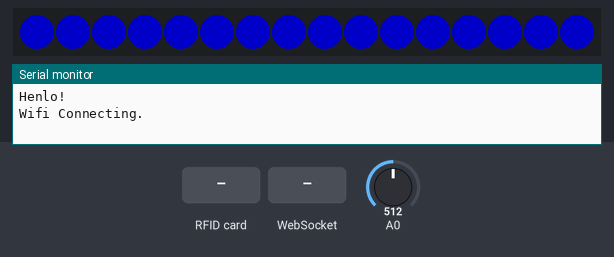
Bench run of a sketch on a simulated ESP8266 (NodeMCU). On the bench: 16 RGB LEDs in strip order, left to right, the last lines printed to the serial monitor. Inputs (shaded band) come from the test bench; at power-on: A0 = 512. Dim RGB values are drawn brighter than linear; WiFi joins after 1.5 s; servers stay silent unless stated; storage starts empty.

Above: at 0.1 s.
At 1.6 s:
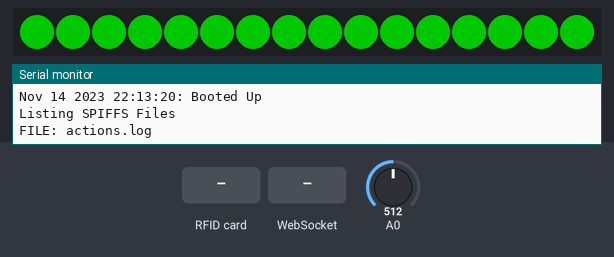
At 2.59 s:
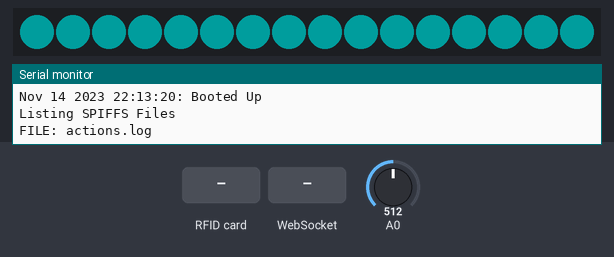

The sketch:

knobelizer.ino
```cpp
/*
 * IFL Zone +1 Token Registration Code
 * Send the token ID from an NFC or RFID card up to an api endpoint.
 *
 * @contributors: Jordan Layman, David Van Brink, John Szymanski, Geoff Gnau, Tané Tachyon, Corey Brown
 */

#include <Wire.h>
#include <SPI.h>
#include <Adafruit_PN532.h>
#include <ArduinoOTA.h>

#include <FastLED.h>

// Onboard Libs
#include <ESPAsyncWebServer.h>
#include <asyncHTTPrequest.h>
#include <WebSocketsClient.h>

#ifdef ESP32
#include <WiFiMulti.h>
#include <ESPmDNS.h>
#include <SPIFFS.h>
#else
#include <ESP8266WiFiMulti.h>
#include <ESP8266mDNS.h>
#include <FS.h>

#endif

// Setup Config.h by duplicating config-sample.h.
#include "config.h"

// Time
long now = 0;

//  NFC
Adafruit_PN532 nfcs[READER_COUNT] = {
  Adafruit_PN532(PN532_SS1)
  // Adafruit_PN532(PN532_SCK, PN532_MISO, PN532_MOSI, PN532_SS2),
  // Adafruit_PN532(PN532_SCK, PN532_MISO, PN532_MOSI, PN532_SS3),
  // Adafruit_PN532(PN532_SCK, PN532_MISO, PN532_MOSI, PN532_SS4),
};

typedef uint32_t nfcid_t; // We treat the NFCs as 4 byte values throughout, for easiest.
long lastRead, successTime = 0;
uint16_t cardreaderPeriod = 500; // ms
uint16_t successPeriod = 3000; 	// ms

enum readerState {RQ_STANDBY,RQ_PENDING,RQ_SUCCESS,RQ_FAILED};
uint8_t state = RQ_STANDBY;

// LED
// Adafruit_NeoPixel strip = Adafruit_NeoPixel(NUM_LEDS, LEDPIN, NEO_GRB + NEO_KHZ800);
CRGB leds[NUM_LEDS];

int step = 0 ;
long lastBlink = 0;
const uint16_t ledPeriod = 40; // ms 24fps
uint32_t tokenColors[] = { 0x00FF00, 0xFFFF00, 0xFF0000, 0x0000FF, 0xFF00FF, 0xFFFFFF,  }; // Should be G Y R B (& secret purple)

// uint8_t tokenCount = 0;
// uint8_t tokenSelection[READER_COUNT];
// uint32_t tokensAchieved[READER_COUNT];

long holdTimes[READER_COUNT];
long holdStartTimes[READER_COUNT];

// nfcid_t tokensAchieved
nfcid_t lastIDs[READER_COUNT];
nfcid_t tokenIDs[READER_COUNT];

enum mapping
{
	SOCKETSTART1 = 0,
	SOCKETEND1 = 0,
	SOCKETSTART2 = 1,
	SOCKETEND2 = 1,
	SOCKETSTART3 = 2,
	SOCKETEND3 = 2,
	SOCKETSTART4 = 3,
	SOCKETEND4 = 3,
	METERSTART1 = 4,
	METEREND1 = 7,
	METERSTART2 = 8,
	METEREND2 = 11
};

// Communications
WiFiMulti wifiMulti;
asyncHTTPrequest apiClient;
AsyncWebServer server(80);
WebSocketsClient webSocket;
uint8_t socketState;

// DICKKNOBS
#define KNOB_COUNT 4

long lastknob;
uint16_t knobperiod = 80;
uint8_t knobsend = 0;

// connect to 3.3v
int knob1 = 32; // ANIMALS
int knob2 = 33; // FOODS
int knob3 = 34; // ELEMENTS
int knob4 = 35; // CHARACTER

// connect to 3.3v not 5v
uint8_t knobpins[KNOB_COUNT] = {32,33,34,35};

String knobPackage;
int knobvals[KNOB_COUNT];
int lastvalues[KNOB_COUNT];

String dicks[] {"Bouquet","Bundle","Bag","Bin","Box","Bail","Bushell","Bounty","Buttload"};

void setup() {

	Serial.begin(115200);
	Serial.println("Henlo!");

	// LED Launch.
	FastLED.addLeds<NEOPIXEL, LEDPIN>(leds, NUM_LEDS);  // GRB ordering is assumed
  	FastLED.setBrightness(BRIGHTNESS);

	showAll(0xFF0000);

	//setupNFC();

	setupKnobs();

	showAll(0x0000FF);

	setupWiFi();

	showAll(0x00FF00);

	setupServer();

	setupClient();

	logAction("Booted Up");

	// printLog();
	listFiles();

}

void loop() {

	// Get time.
	now = millis();

	// DICK KNOBBIN'
	if (now > knobperiod + lastknob) {

      if (socketState) {

			for(int i=0; i<KNOB_COUNT; i++){

				int read = analogRead(knobpins[i]);
				knobvals[i] = map(read, 0, 4096, 0, 15);

				uint8_t hist = 2;

				// if (knobvals[i] > lastvalues[i]+hist || knobvals[i] < lastvalues[i]-hist) {
				if (knobvals[i] != lastvalues[i]) {

	            // String output = time+" - "+dicks[selector]+" of Dicks (ps:Send Nudes)";
	            // String val = (String)knobvals[i];
	            // Serial.printf("K%d: %s\n\r",i,val);

	            lastvalues[i] = knobvals[i];
	            knobsend = 1;
				}


	        	if (knobsend) {
	        		knobPackage = "K,";
	        		knobPackage.concat(i);
	        		knobPackage.concat(",");
	        		knobPackage.concat((String)knobvals[i]);

	        		Serial.println(knobPackage);
	        		if (socketActive) webSocket.sendTXT(knobPackage);
					knobsend = 0;
	        	}

        	}

     	}
      lastknob = now;
   }
   if (socketActive) webSocket.loop();

	// +-------------------------
	// | Poll the NFC
	static nfcid_t lastID = -1;
	static nfcid_t tokenID = -1;
	// static long holdStartTime,holdTime;

	if (now >= lastRead + cardreaderPeriod) { // Time for next card poll.

		for (int i = 0; i < READER_COUNT; i++) {

			tokenIDs[i] = pollNfc(i);

	 		if (tokenIDs[i] != lastIDs[i]) { // Detect change in card.

	 			if (tokenIDs[i] != 0){ // Card found.
					logAction("Reader "+(String)i+" detected tokenID: " + (String)tokenIDs[i]);

					// Reader state becomes active.
					holdStartTimes[i] = now;
					Serial.printf("R%d - Hold start time: %d\n",i, holdStartTimes[i]);

					// Do initial hold action.
					// Send Dicks

					socketState = 1;
					webSocket.sendTXT("S,1");
					Serial.println("S,1");

					String colorpackage = "C,";
					colorpackage.concat(getTokenColor(tokenIDs[i]));
					webSocket.sendTXT(colorpackage);
					Serial.println(colorpackage);

					// state = RQ_PENDING;

				} else { // Card was removed.
					Serial.printf("R%d - Card Removed.\n",i);

					String package = "S,0";
					webSocket.sendTXT(package);
					Serial.println(package);
					socketState = 0;

					sendSpiritsToMainFrame(lastIDs[i]);

					// Reader state becomes inactive.
					holdTimes[i] = 0;
				}
				lastIDs[i] = tokenIDs[i];
			} else {

				if (tokenIDs[i] != 0) {

					// Increase hold timer.
					holdTimes[i] = now - holdStartTimes[i];

					// Do longer hold actions.
					if (holdTimes[i] > 5000) {
					    // Serial.println("Held for "+holdTime);
					}
				}
			}
		}
		lastRead = now;
	}

	// if (state == RQ_SUCCESS && now >= successTime + successPeriod) {
		// state == RQ_STANDBY;
	// }

	// if (state >= RQ_SUCCESS && holdTimes) {
		// continue success notice...
	// }
	else if (state >= RQ_SUCCESS && now >= successTime + successPeriod) {
		state = RQ_STANDBY;
	}

	// +-------------------------
	// | Do LEDs.
	if (now >= lastBlink + ledPeriod) {

		// Clear pixels.
		for(int i=0; i<NUM_LEDS; i++){
			leds[i] = 0;
		}

		// Default color.
		uint32_t c = 0x00FFFF;

		if (state == RQ_FAILED) {
			c = 0xFF0000;
			if (step % 10) {
				c = 0;
			}
		}

		for(int i=0; i<READER_COUNT; i++){
			if (holdTimes[i]) {
				c = tokenColors[getTokenColor(tokenIDs[i])];
			}

		}

		if (state == RQ_SUCCESS) {
			c = 0xFFFFFF;
			if (step % 10) {
				c = 0;
			}

		}

		uint8_t colormin = 10;
		uint8_t colormax = 100-colormin;

		// Color wave
		uint8_t a = step % colormax;
		if (a > colormax/2) a = colormax - a;

		for(int i=0; i<NUM_LEDS; i++){
			leds[i] = alpha(c,colormin+a);
		}

		// Let the magic happen.
		FastLED.show();

		// Update step.
		step++;

		// Update timer.
		lastBlink = now;
	}
}

void webSocketEvent(WStype_t type, uint8_t * payload, size_t lenght) {

    switch(type) {
        case WStype_DISCONNECTED:
            USE_SERIAL.printf("[WSc] Disconnected!\n");
            break;
        case WStype_CONNECTED:
            {
                USE_SERIAL.printf("[WSc] Connected to url: %s\n",  payload);

			    // send message to server when Connected
				// webSocket.sendTXT("Connected");
            }
            break;
        case WStype_TEXT:
            USE_SERIAL.printf("[WSc] get text: %s\n", payload);

			// send message to server
			// webSocket.sendTXT("message here");
            break;
        case WStype_BIN:
            USE_SERIAL.printf("[WSc] get binary lenght: %u\n", lenght);
            // hexdump(payload, lenght);

            // send data to server
            // webSocket.sendBIN(payload, lenght);
            break;
    }

}

void setupKnobs() {
	for(int i=0; i<KNOB_COUNT; i++){
		lastvalues[i] = 0;
		knobvals[i] = 0;
	}
}

// we think idcode is always even...
// this is mostly because we read the little-endian id as if it were
// big-endian and are getting kinda lucky. But this /2 mod5 thing works so ok for now. dvb 2019.
uint8_t getTokenColor(nfcid_t uid)
{
	uid /= 2;
	int flavor = uid % 5;
	return flavor;
}

// Helpers to extract RGB from 32bit color.
uint8_t extractRed(uint32_t c) { return (( c >> 16 ) & 0xFF); }
uint8_t extractGreen(uint32_t c) { return ( (c >> 8) & 0xFF ); }
uint8_t extractBlue(uint32_t c) { return ( c & 0xFF ); }

uint32_t rgba(byte r, byte g, byte b, int a) {

  int rr = (r*a)/100;
  int gg = (g*a)/100;
  int bb = (b*a)/100;

  uint32_t hex = (rr << 16L) | (gg << 8L) | bb;

  return hex;
}

uint32_t alpha(uint32_t c, int a) {

  uint8_t r = extractRed(c);
  uint8_t g = extractGreen(c);
  uint8_t b = extractBlue(c);

  return rgba(r,g,b,a);
}

// https://github.com/boblemaire/asyncHTTPrequest
// https://stackoverflow.com/questions/54820798/how-to-receive-json-response-from-rest-api-using-esp8266-arduino-framework
void onClientStateChange(void * arguments, asyncHTTPrequest * aReq, int readyState) {

  switch (readyState) {
    case 0: // readyStateUnsent: Client created, open not yet called.
      break;

    case 1: // readyStateOpened: open() has been called, connected
      break;

    case 2: // readyStateHdrsRecvd: send() called, response headers available
      break;

    case 3:	// readyStateLoading: receiving, partial data available
      break;

    case 4: // readyStateDone: Request complete, all data available.

    	// Log Response.
    	/// We might want to store the response and check syncronously so log doesn't get chunked.
    	String rcode = (String)aReq->responseHTTPcode();
    	logAction(rcode+" "+aReq->responseText());

    	// request case here.
    	if (aReq->responseHTTPcode() == 200) {
    		state = RQ_SUCCESS;
    		successTime = now;
    	} else {
    		state = RQ_FAILED;
    		successTime = now;
    	}

    	/// This should probably be json so we can confirm respones types.

      break;
  }
}

String getKnobString() {

	String knobPackage;

	for(int i=0; i<KNOB_COUNT; i++){
		// knobPackage.concat(i);
		int select = map(knobvals[i],0,15,1,5);
		knobPackage.concat((String)select);
		knobPackage.concat(",");
	}

	return knobPackage;
}

void sendSpiritsToMainFrame(nfcid_t tokenID) {

	String tokenString = String(tokenID);
	String baseURI = API_BASE+API_ENDPOINT + "spirits/"+tokenString;
	String params = "spirits="+getKnobString();

	startAsyncRequest(baseURI,params,"POST");
}

// Wifi Setup.
void setupWiFi() {
	WiFi.mode(WIFI_STA);

	wifiMulti.addAP(SSID1, PASSWORD1);
	wifiMulti.addAP(SSID2, PASSWORD2);

	Serial.print("Wifi Connecting.");
	while (wifiMulti.run() != WL_CONNECTED) {
		Serial.print(".");
		delay(1000);
	}

	logAction("WiFi connected to SSID: '"+WiFi.SSID()+"' @ "+WiFi.localIP().toString());
}

void setupNFC() {

   for (int i = 0; i < READER_COUNT; i++) {

   	nfcs[i].begin();

		uint32_t versiondata = nfcs[i].getFirmwareVersion();
		if (! versiondata) {
			Serial.printf("Didn't find PN532 board %d",i);
			delay(1000); // wait a second and give it a go.
			ESP.restart();
		}
		// Got ok data, print it out!
		Serial.print("Found chip PN5"); Serial.println((versiondata>>24) & 0xFF, HEX);
		Serial.print("Firmware ver. "); Serial.print((versiondata>>16) & 0xFF, DEC);
		Serial.print('.'); Serial.println((versiondata>>8) & 0xFF, DEC);

		nfcs[i].setPassiveActivationRetries(0x01);
		// configure board to read RFID tags
		nfcs[i].SAMConfig();

		lastIDs[i] = -1;
    	tokenIDs[i] = -1;
	}

	Serial.println("Waiting for an ISO14443A Card on all nfcs...");
}

// Async Setup.
void setupClient() {
	apiClient.setTimeout(5);
	apiClient.setDebug(false);
	apiClient.onReadyStateChange(onClientStateChange);

	if (socketActive) {
		webSocket.begin(WEBSOCKETSERVER_ADDRESS, 6969);
	   //webSocket.setAuthorization("user", "Password"); // HTTP Basic Authorization
		webSocket.onEvent(webSocketEvent);
	}
}

void startAsyncRequest(String request, String params, String type){

	logAction(type + " REQUEST: " + request + "?" + params);

	if(apiClient.readyState() == 0 || apiClient.readyState() == 4){ // Only one send at a time here.
		apiClient.open(type.c_str(),request.c_str());
		if (type == "POST") apiClient.setReqHeader("Content-Type","application/x-www-form-urlencoded");

		apiClient.send(params);
	} else {
		logAction("Request attempted but busy sending...Try again.");
	}
}

const char* PARAM_MESSAGE = "message";///
void setupServer() {

	// Start the file system.
	if(!SPIFFS.begin()){
		Serial.println("An Error has occurred while mounting SPIFFS");
		return;
  	}

	// Root / Home
	// server.on("/", HTTP_GET, [](AsyncWebServerRequest *request){
	//      request->send(200, "text/plain", printLog());
	//  });

	server.on("/", HTTP_GET, [](AsyncWebServerRequest *request){
		request->send(200, "text/plain", "fgkldsjklfgjklgfdljk");

		// request->send(SPIFFS, LOG_FILE, "text/plain");
	});

	server.serveStatic("/log/", SPIFFS, LOG_FILE);

	AsyncStaticWebHandler& serveStatic(const char* uri, fs::FS& fs, const char* path, const char* cache_control = NULL);


	// server.on("/log/flush", HTTP_GET, [](AsyncWebServerRequest *request){
	// 	flushLog();
	// 	request->send(200, "text/plain", "Log flushed.");
	// 	// request->send(SPIFFS, "/"+LOG_FILE, "text/plain");
	// });

	// // DEMO
	// // Send a GET request to <IP>/get?message=<message>
	// server.on("/get", HTTP_GET, [] (AsyncWebServerRequest *request) {
	//     String message;
	//     if (request->hasParam(PARAM_MESSAGE)) {
	//         message = request->getParam(PARAM_MESSAGE)->value();
	//     } else {
	//         message = "No message sent";
	//     }
	//     request->send(200, "text/plain", "Hello, GET: " + message);
	// });

	// // DEMO
 //   // Send a POST request to <IP>/post with a form field message set to <message>
 //   server.on("/post", HTTP_POST, [](AsyncWebServerRequest *request){
 //       String message;
 //       if (request->hasParam(PARAM_MESSAGE, true)) {
 //           message = request->getParam(PARAM_MESSAGE, true)->value();
 //       } else {
 //           message = "No message sent";
 //       }
 //       request->send(200, "text/plain", "Hello, POST: " + message);
 //   });

   server.onNotFound(notFound);

   server.begin();
}
void notFound(AsyncWebServerRequest *request) {
    request->send(404, "text/plain", "Connected but not found");
}

// Return the 64 bit uid, with ZERO meaning nothing presently detected.
nfcid_t pollNfc(uint8_t reader_id)
{
	uint8_t uidBytes[8] = {0};
	uint8_t uidLength;
	nfcid_t uid = 0;

	// static int pollCount = 0; // just for printing the poll dots.
	// char pollChar = '.'; // dots for no read, + for active.

	// Check for card
	int foundCard = nfcs[reader_id].readPassiveTargetID(PN532_MIFARE_ISO14443A, &uidBytes[0], &uidLength, 100);

	if (foundCard) {
		uidLength = 4; // it's little endian, the lower four are enough, and all we can use on this itty bitty cpu. ///magic numbers

	 	// Unspool the bins right here.
	 	for (int ix = 0; ix < uidLength; ix++)
			uid = (uid << 8) | uidBytes[ix];

		// pollChar = '+'; //
	}

	// if (pollCount % 20 == 0)  // so the dots dont scroll right forever.
	// 	Serial.printf("\n%4d ", pollCount);
	// pollCount++;
	// Serial.print(pollChar);
	return uid;
}

// Count Macro.
#define count(x) (sizeof(x) / sizeof(x[0]))

//Show real number for tokenID.
long id(uint8_t bins[]) {
	uint32_t c;
	c = bins[0];
	for (int i=1;i<count(bins);i++){
		c <<= 8;
		c |= bins[i];
	}
	return c;
}
// === LED Functions ===
void showAll(uint32_t color) {
	for(int i=0; i<NUM_LEDS; i++){
	    // strip.setPixelColor(i,color);
	    leds[i] = color;
	}
	FastLED.show();
}

// === Log Functions ===
String printLog() {

	int xCnt = 0;
	String output;

	File f = SPIFFS.open(LOG_FILE, "r");

	if (!f) {
		output = "file open failed";
		return output;
	}

	output = "====== Reading from LOG_FILE =======";

	while(f.available()) {
	   //Lets read line by line from the file
	   String line = f.readStringUntil('\n');
	   // Serial.print(xCnt);
	   // Serial.print("  ");
	   // Serial.println(line);
	   output += xCnt + "  " + line + "\n";

	   xCnt ++;
	}
	f.close();

	return output;
}

void listFiles() {

	File root = SPIFFS.open("/");
	File file = root.openNextFile();

	Serial.println("Listing SPIFFS Files");

	while(file){

	   Serial.print("FILE: ");
	   Serial.println(file.name());

	   file = root.openNextFile();
	}
}

void flushLog() {
	File f = SPIFFS.open(LOG_FILE, "w");
		f.printf("%s %s: ", __DATE__, __TIME__);
		f.println("Begin Log");
	f.close();
}

void logAction(String actionString) {

	Serial.printf("\n%s %s: ", __DATE__, __TIME__);
	Serial.println(actionString);

	char* mode = "a";

	// if not exists, create using W, other wise append with A
	if (!SPIFFS.exists(LOG_FILE)) mode = "w";

	File f = SPIFFS.open(LOG_FILE, mode);
		f.printf("%s %s: ", __DATE__, __TIME__);
		f.println(actionString);
	f.close();

}
```

config.h
```cpp
#ifndef CONFIG_H
#define CONFIG_H

/*
 * CONFIG DATA: PINS, WIFI PASSWORDS, ETC
 */
#define READER_COUNT 1 // 0 for Zone, 1 for intake.
const String DNS_NAME = "knobelizer"; // Zone DNS

#define SSID1 "sendingnudes"
#define PASSWORD1 "sendnudes"
#define SSID2 "Idea Fab Labs"
#define PASSWORD2 "vortexrings"
// #define SSID3 "themint"
// #define PASSWORD1 "vortexrings"

bool socketActive = 1;

// const String API_BASE = "http://10.0.4.127/"; //Temporary Local
// const String API_BASE = "http://192.168.0.72/"; //Temporary Local
const String API_BASE = "http://mint.ideafablabs.com/"; //Live
// const String API_BASE = "http://santacruz.ideafablabs.com/"; //Live

// const String API_ENDPOINT = "wp-json/zoneplusone/v1/";
const String API_ENDPOINT = "wp-json/mint/v1/";

#define LOG_FILE "/actions.log"

// LED Details
#define LEDPIN 16
#define LEDCLK 33
#define NUM_LEDS 16
#define BRIGHTNESS 100


#define WEBSOCKETSERVER_ADDRESS "192.168.0.30"
#define USE_SERIAL Serial

// NFC Details

// ESP32
// #define PN532_SCK  (18)
// #define PN532_MOSI (23)
// #define PN532_MISO (19)
#define PN532_SCK  (14)
#define PN532_MOSI (13)
#define PN532_MISO (12)

#define PN532_SS1  (4)
#define PN532_SS2  (27)
#define PN532_SS3  (26)
#define PN532_SS4  (25)

#endif // CONFIG_H
```
